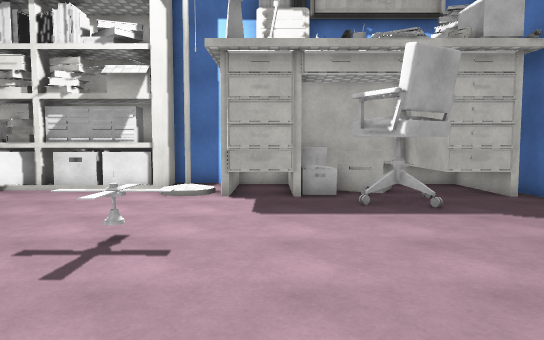
view 1 (above)

24 first-person views from a walk through a scene from a Unity 3-D project. The camera is 1.5 m above the floor, tilts 4° down and sees 70° across. The floor is counted in squares, 1 m on a side. Each view is taken from the middle of a square. On the plan, view 1 faces up. The plan holds only what a view shows up to about 17 squares ahead; the rest is blank. The place goes on beyond the plan. The player character is not drawn. Some animated figures are left out. Surface patterns are stand-ins for the level's own textures.

view 2
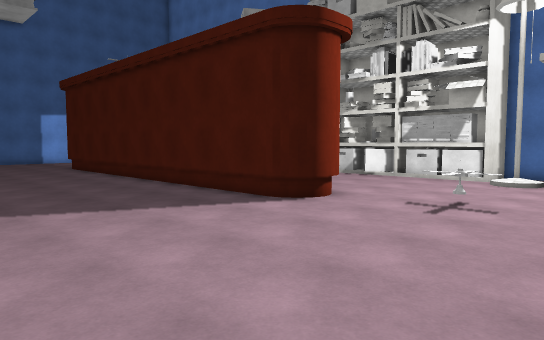

view 3
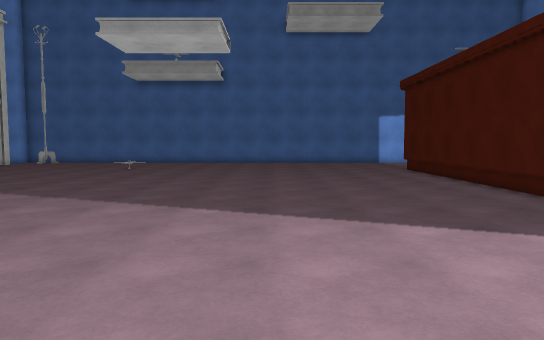

view 4
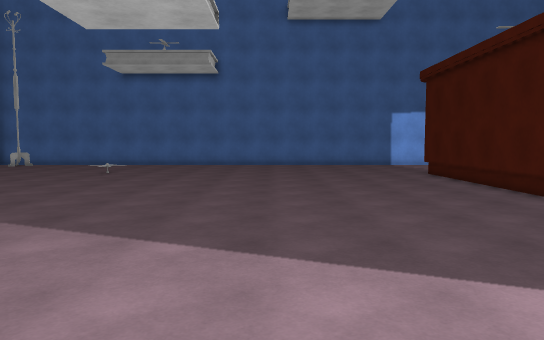

view 5
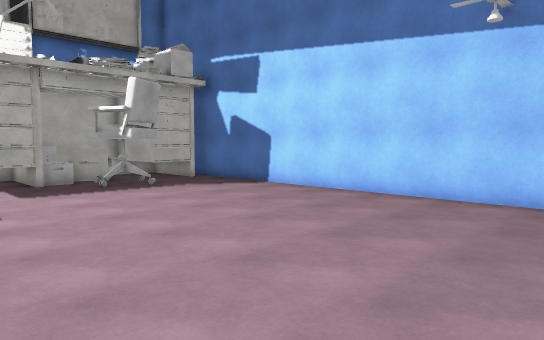

view 6
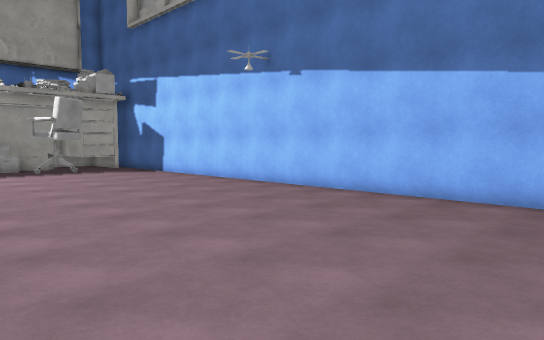

view 7
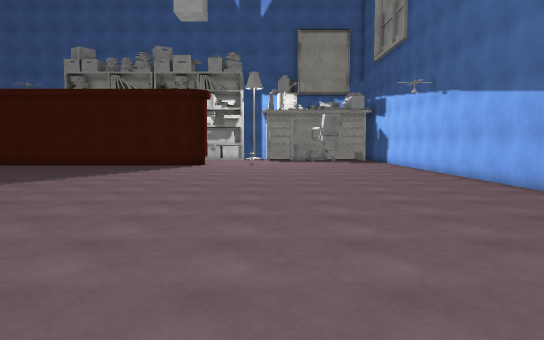

view 8
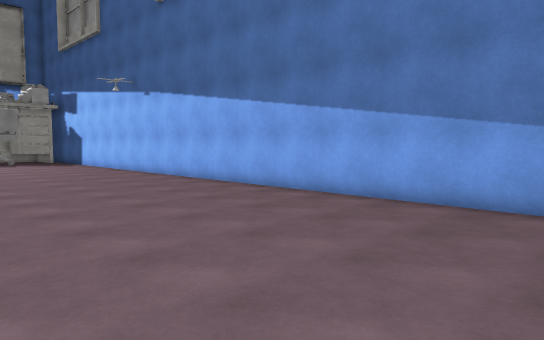

view 9
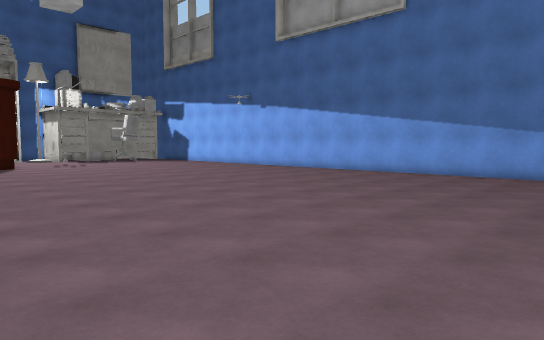

view 10
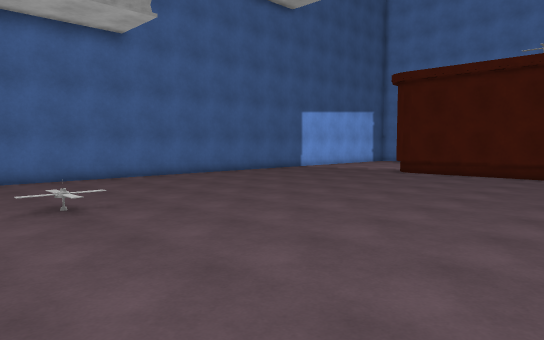

view 11
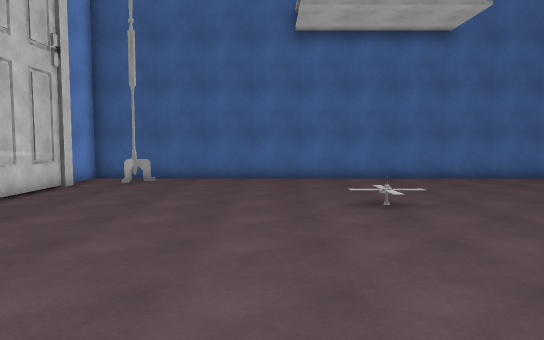

view 12
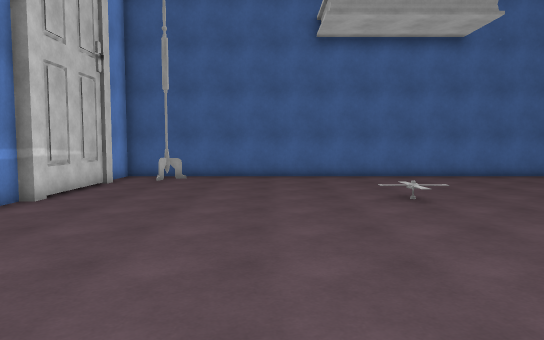

view 13
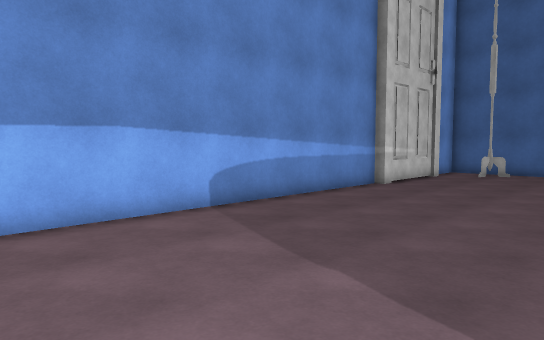

view 14
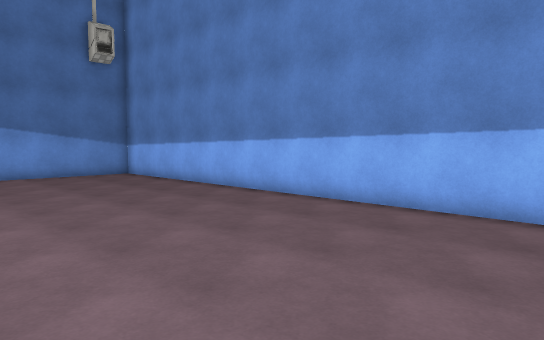

view 15
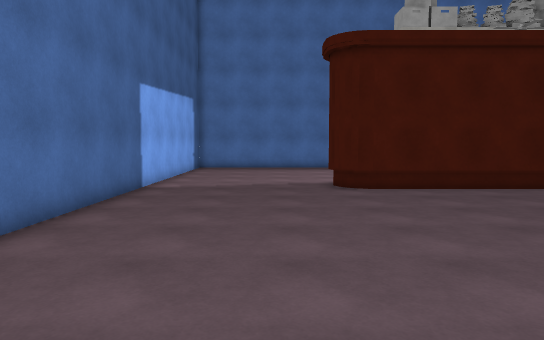

view 16
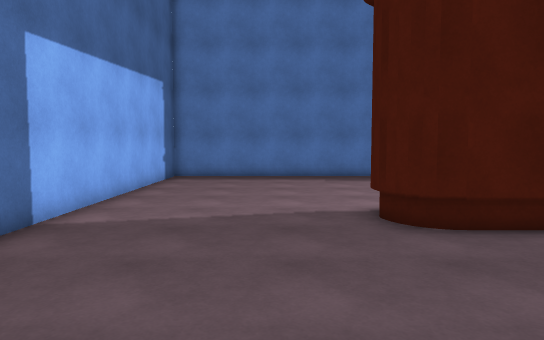

view 17
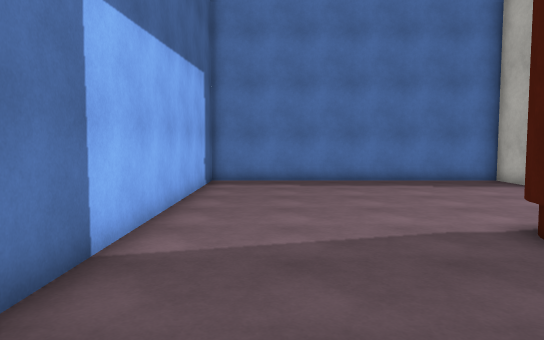

view 18
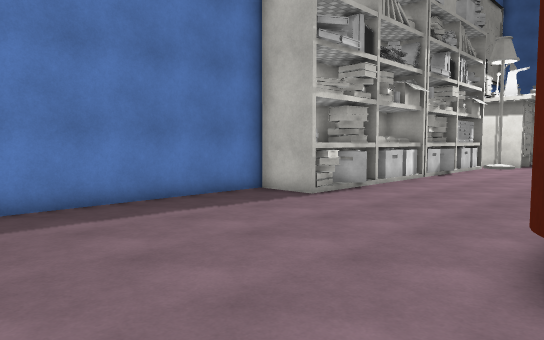

view 19
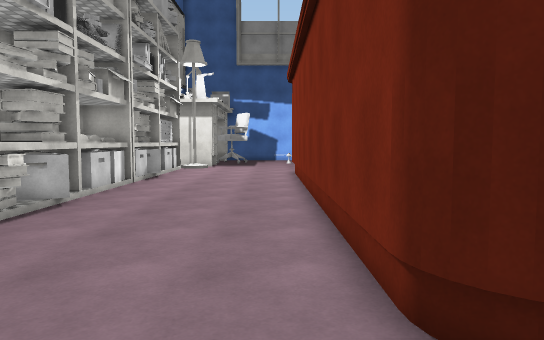

view 20
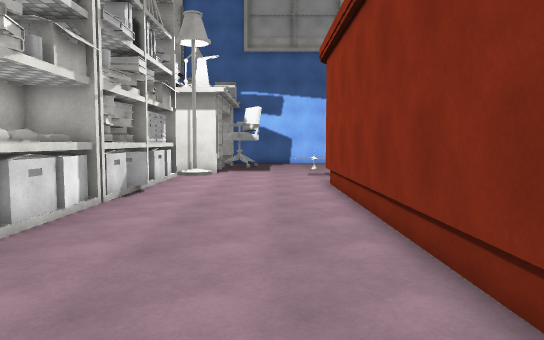

view 21
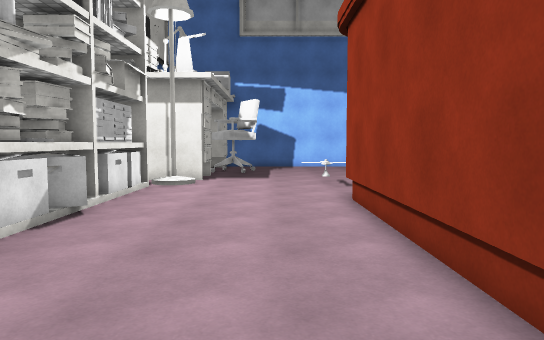

view 22
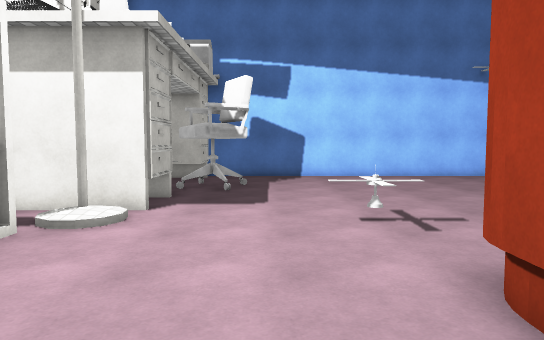

view 23
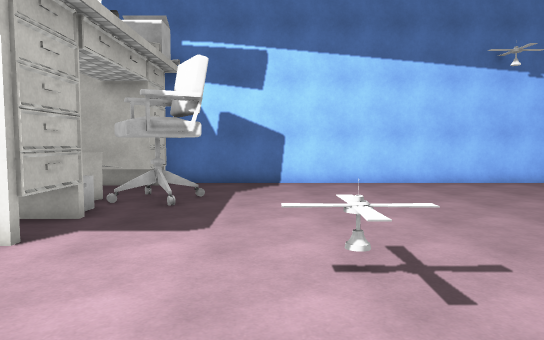

view 24
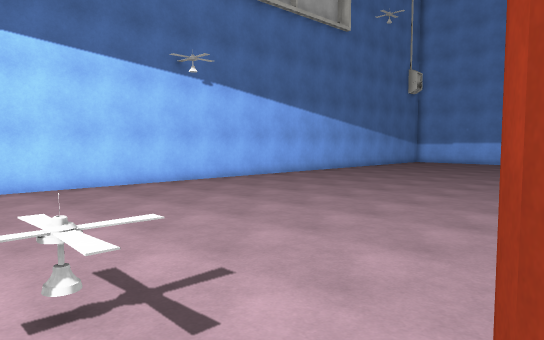

### Floor plan
Ten units are one square. View 1 is at (0, 0); x grows to the right and y downward. Boxes are objects, and circles mark ways between rooms. Rooms are numbered by the first view taken in them; rooms with no view inside come last. Other rooms are left out.
<svg viewBox="-309 -150 389 380">
<path fill="none" stroke="#000" d="M-66 -34 -229 -34M-55 -51 -55 -46M-239 -43 -240 -48M-229 -60 -66 -60M-116 -124 -133 -122M-165 -119 -173 -129M-100 -124 -104 -128M-90 -124 -95 -127M-96 225 46 225M-156 -125 -165 -126M-78 -127 -87 -128M-77 -127 -88 -119 -94 -129M-177 -124 -185 -123 -185 -126M-36 -123 -191 -123 -191 -145 -304 -145 -304 195M-43 -132 -43 -125 -74 -125M9 -107 -14 -107 -14 -137M-19 -145 -36 -145 -36 -125 -54 -122M33 -115 20 -122M19 -128 9 -128M-279 222 -229 222 -229 225 -112 225M75 198 75 -118M70 -107 48 -107 48 -142M55 -141 10 -141M-179 -121 -185 -123M-181 -121 -186 -126M19 -111 8 -111M-292 198 -291 203 -285 205M39 -128 27 -134M40 -128 33 -115M-304 195 -304 225 -285 225"/>
<rect x="-35" y="-125" width="10" height="10" fill="#bbb"><title>lamp</title></rect>
<rect x="15" y="-115" width="30" height="30" fill="#bbb"><title>chair</title></rect>
<circle cx="-300" cy="200" r="3" fill="#2a7"/>
<text x="-120" y="50">1</text>
<text x="-300" y="210">2</text>
</svg>
Room 1 opens to room 2.

Where each view was taken, in squares from view 1:
view 1: 0 up, 0 right, facing up
view 2: 4 down, 1 right, facing up-left
view 3: 4 down, 1 left, facing left
view 4: 4 down, 4 left, facing left
view 5: 4 down, 3 left, facing up-right
view 6: 12 down, 3 left, facing up-right
view 7: 22 down, 1 left, facing up
view 8: 21 down, 2 left, facing up-right
view 9: 22 down, 11 left, facing up-right
view 10: 15 down, 14 left, facing up-left
view 11: 15 down, 14 left, facing left
view 12: 16 down, 13 left, facing left
view 13: 15 down, 10 left, facing down-left
view 14: 14 down, 11 left, facing down-right
view 15: 9 down, 26 left, facing up
view 16: 3 down, 26 left, facing up
view 17: 1 down, 28 left, facing up
view 18: 5 up, 28 left, facing up-right
view 19: 7 up, 26 left, facing right
view 20: 8 up, 21 left, facing right
view 21: 8 up, 17 left, facing right
view 22: 8 up, 10 left, facing right
view 23: 7 up, 7 left, facing right
view 24: 7 up, 6 left, facing down-right
